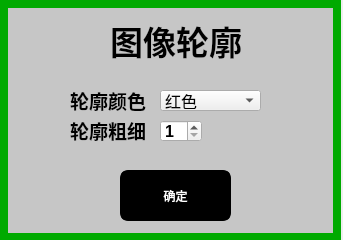
<?xml version="1.0" encoding="UTF-8"?>
<ui version="4.0">
 <class>contours</class>
 <widget class="QWidget" name="contours">
  <property name="geometry">
   <rect>
    <x>0</x>
    <y>0</y>
    <width>343</width>
    <height>240</height>
   </rect>
  </property>
  <property name="windowTitle">
   <string>Form</string>
  </property>
  <widget class="QLabel" name="label_4">
   <property name="geometry">
    <rect>
     <x>110</x>
     <y>20</y>
     <width>131</width>
     <height>41</height>
    </rect>
   </property>
   <property name="font">
    <font>
     <family>楷体</family>
     <pointsize>25</pointsize>
     <weight>75</weight>
     <bold>true</bold>
    </font>
   </property>
   <property name="text">
    <string>图像轮廓</string>
   </property>
  </widget>
  <widget class="QSpinBox" name="spinBox_2">
   <property name="geometry">
    <rect>
     <x>160</x>
     <y>120</y>
     <width>42</width>
     <height>22</height>
    </rect>
   </property>
   <property name="font">
    <font>
     <pointsize>12</pointsize>
     <weight>75</weight>
     <bold>true</bold>
    </font>
   </property>
   <property name="minimum">
    <number>1</number>
   </property>
   <property name="maximum">
    <number>20</number>
   </property>
  </widget>
  <widget class="QLabel" name="label_7">
   <property name="geometry">
    <rect>
     <x>0</x>
     <y>0</y>
     <width>341</width>
     <height>241</height>
    </rect>
   </property>
   <property name="styleSheet">
    <string notr="true">border:8px solid rgb(0, 170, 0);
background-color: rgb(198, 198, 198);</string>
   </property>
   <property name="text">
    <string/>
   </property>
  </widget>
  <widget class="QLabel" name="label_6">
   <property name="geometry">
    <rect>
     <x>70</x>
     <y>120</y>
     <width>81</width>
     <height>21</height>
    </rect>
   </property>
   <property name="font">
    <font>
     <family>华文行楷</family>
     <pointsize>14</pointsize>
     <weight>75</weight>
     <bold>true</bold>
    </font>
   </property>
   <property name="text">
    <string>轮廓粗细</string>
   </property>
  </widget>
  <widget class="QLabel" name="label_3">
   <property name="geometry">
    <rect>
     <x>70</x>
     <y>90</y>
     <width>81</width>
     <height>21</height>
    </rect>
   </property>
   <property name="font">
    <font>
     <family>华文行楷</family>
     <pointsize>14</pointsize>
     <weight>75</weight>
     <bold>true</bold>
    </font>
   </property>
   <property name="text">
    <string>轮廓颜色</string>
   </property>
  </widget>
  <widget class="QComboBox" name="comboBox">
   <property name="geometry">
    <rect>
     <x>160</x>
     <y>90</y>
     <width>101</width>
     <height>21</height>
    </rect>
   </property>
   <property name="font">
    <font>
     <family>华文细黑</family>
     <pointsize>12</pointsize>
     <weight>50</weight>
     <bold>false</bold>
    </font>
   </property>
   <item>
    <property name="text">
     <string>红色</string>
    </property>
   </item>
   <item>
    <property name="text">
     <string>蓝色</string>
    </property>
   </item>
   <item>
    <property name="text">
     <string>绿色</string>
    </property>
   </item>
   <item>
    <property name="text">
     <string>黄色</string>
    </property>
   </item>
   <item>
    <property name="text">
     <string>紫色</string>
    </property>
   </item>
   <item>
    <property name="text">
     <string>青色</string>
    </property>
   </item>
   <item>
    <property name="text">
     <string>黑色</string>
    </property>
   </item>
   <item>
    <property name="text">
     <string>白色</string>
    </property>
   </item>
  </widget>
  <widget class="QPushButton" name="pushButton">
   <property name="geometry">
    <rect>
     <x>120</x>
     <y>170</y>
     <width>111</width>
     <height>51</height>
    </rect>
   </property>
   <property name="styleSheet">
    <string notr="true">#pushButton{
	background-color:rgb(0,0,0);
	color:rgb(255,255,255);
	border:3px solid rgb(0,0,0);
	border-radius:8px
}
#pushButton:hover{
	background-color:rgb(255,255,255);
	color:rgb(0,0,0);
}
#pushButton:pressed{
	padding-top:5px;
	padding-left:5px;
}</string>
   </property>
   <property name="text">
    <string>确定</string>
   </property>
  </widget>
  <zorder>label_7</zorder>
  <zorder>label_4</zorder>
  <zorder>label_6</zorder>
  <zorder>spinBox_2</zorder>
  <zorder>label_3</zorder>
  <zorder>comboBox</zorder>
  <zorder>pushButton</zorder>
 </widget>
 <resources/>
 <connections/>
</ui>
